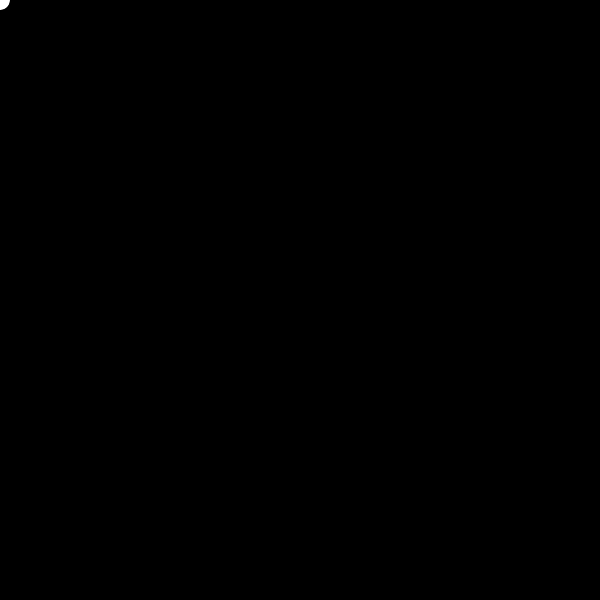
Frame 1 (no input)
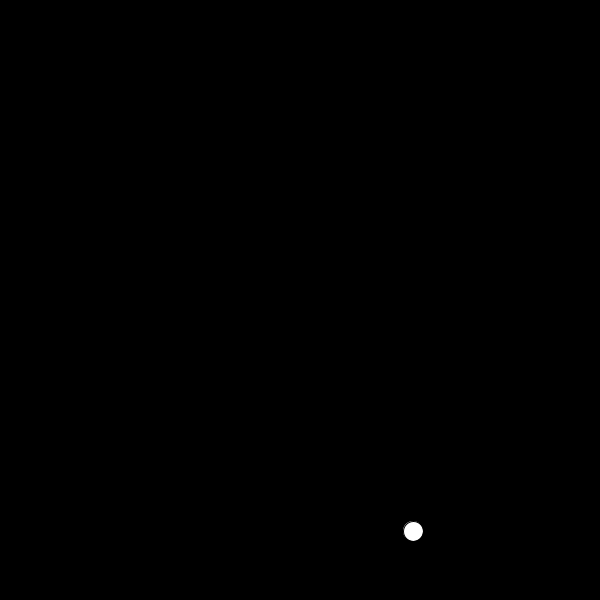
Frame 60 (the mouse pressed at the canvas centre just before this capture)
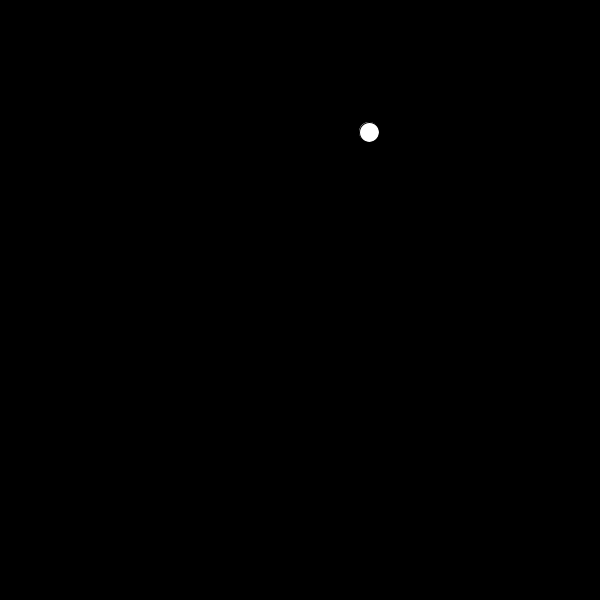
Frame 120 (the mouse held since frame 60 and released just before this capture)

The Processing sketch that drew these frames (run headless with seeded random() and noise(); from frame 60 on, the mouse is pressed at the canvas centre):

// Processing sketch: processing_140587
// ── processing_140587.pde

Ball tama;

void setup() {
  size(600, 600);
  colorMode(HSB, 360);
  tama = new Ball(0, 0, 7, 9, 20);
}

void draw() {
  background(0);
  tama.draw();
}

class Ball {
  float posX, posY;
  float speedX, speedY;
  float dim;

  Ball(float inputPx, float inputPy, float inputSpx, float inputSpy, float inputDim) {
    posX = inputPx;
    posY = inputPy;
    speedX = inputSpx;
    speedY = inputSpy;
    dim = inputDim;
  }
  void draw() {
    ellipse(posX, posY, dim, dim);
    update();
  }
  void update() {
    posX = posX+speedX;
    posY = posY+speedY;
    if (posX>width) {
      posX = width;
      speedX=-speedX;
    }
    else if (posX<0) {
      posX=0;
      speedX=-speedX;
    }
    if (posY>height) {
      posY=height;
      speedY=-speedY;
    }
    else if (posY<0) {
      posY=0;
      speedY=-speedY;
    }
  }
}
